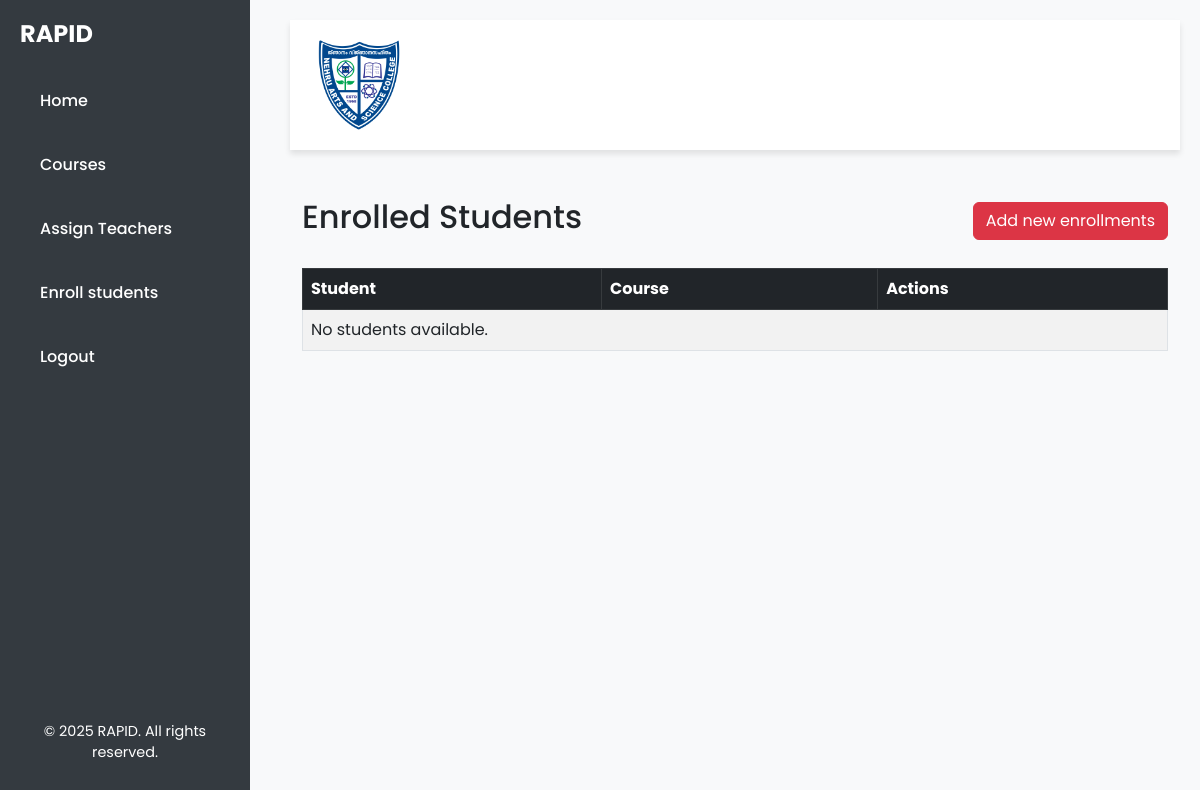
Before: /enrollments-list/ with the older database file.
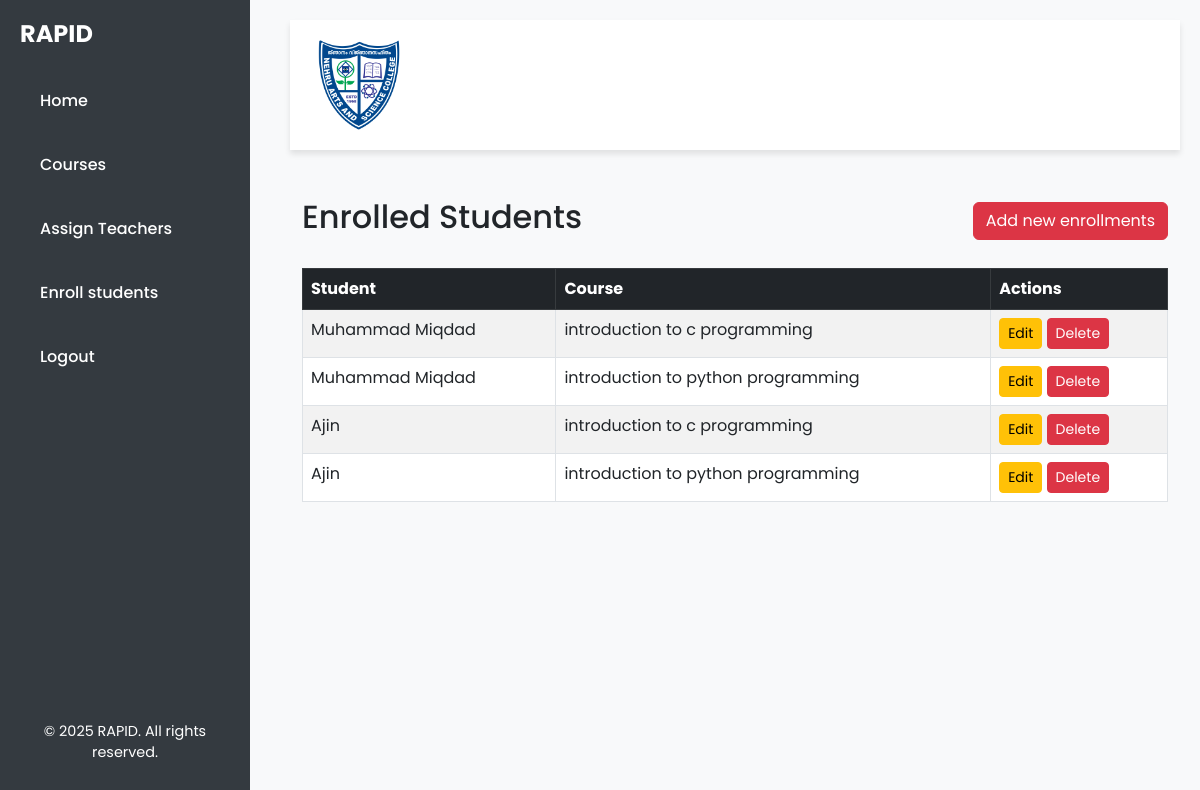
After: the same page with the newer database file.
### rapid/models.py (models this page shows, shortened)
class StudentCourse(models.Model):
    id = models.AutoField(primary_key=True)
    student_id = models.ForeignKey(Student, on_delete=models.CASCADE)
    course_id=models.ForeignKey(Course, on_delete=models.CASCADE)
    class Meta:
        db_table = 'student_course'  # Custom table name
        unique_together = ('student_id', 'course_id')  # Prevent duplicate entries for the same student and course
        verbose_name = 'Student Course'
        verbose_name_plural = 'Student Courses'

class Student(models.Model):
    student_id = models.AutoField(primary_key=True)
    student_name = models.CharField(max_length=100)
    student_register_number = models.CharField(max_length=20, unique=True)
    student_admission_number = models.CharField(max_length=20, unique=True)
    student_roll_number = models.CharField(max_length=20, unique=True)
    gender = models.CharField(max_length=10, choices=[('Male', 'Male'), ('Female', 'Female'), ('Other', 'Other')])
    program_id = models.ForeignKey(Program, on_delete=models.CASCADE)
    department_id = models.ForeignKey(Department, on_delete=models.CASCADE, null=True, blank=True)
    def __str__(self):
        return self.student_name

class Course(models.Model):
    course_id = models.AutoField(primary_key=True)
    course_code = models.CharField(max_length=20, unique=True)
    course_title = models.CharField(max_length=100)
    credit = models.DecimalField(max_digits=4, decimal_places=2)
    department_id = models.ForeignKey(Department, on_delete=models.CASCADE)
    strength = models.IntegerField()
    year_offered = models.IntegerField(null=True, blank=True)
    def __str__(self):
        return self.course_title

### rapid/views.py (the view)
# urls.py: path('enrollments-list/', views.enroll_student_list, name='enroll_student_list'),
def enroll_student_list(request):
    enrollments = StudentCourse.objects.select_related('student_id', 'course_id').all()
    return render(request, 'rapid/enroll_student_list.html', {'enrollments': enrollments})

### rapid/templates/rapid/enroll_student_list.html (shortened to what this page needs)
{% extends "base.html" %}
{% block content %}
<div class="container mt-5">
    <div class="d-flex justify-content-between align-items-center mb-4">
        <h2>Enrolled Students</h2>
        <a href="/add-enrollments/" class="btn btn-danger">Add new enrollments</a>
    </div>
    <div class="table-responsive">
        <table class="table table-bordered table-striped">
            <thead class="table-dark">
                <tr>
                    <th>Student</th>
                    <th>Course</th>
                    <th>Actions</th>
                </tr>
            </thead>
            <tbody>
                {% for enrollment in enrollments %}
                <tr>
                    <td>{{ enrollment.student_id }}</td>
                    <td>{{ enrollment.course_id }}</td>
                    <td>
                        <a href="{% url 'edit_studentCourse' enrollment.pk %}" class="btn btn-warning btn-sm">Edit</a>
                        <a href="{% url 'delete_studentCourse' enrollment.id %}" onclick="return confirm('Are you sure you want to delete this student?');" class="btn btn-danger btn-sm">Delete</a>
                    </td>
                </tr>
                {% empty %}
                <tr>
                    <td colspan="4">No students available.</td>
                </tr>
                {% endfor %}
            </tbody>
        </table>
    </div>
</div>
{% endblock %}

Changed rows visible on the page:
added StudentCourse: student_id "Muhammad Miqdad", course_id "introduction to c programming"
added StudentCourse: student_id "Muhammad Miqdad", course_id "introduction to python programming"
added StudentCourse: student_id "Ajin", course_id "introduction to c programming"
added StudentCourse: student_id "Ajin", course_id "introduction to python programming"
Other visible differences:
text no longer shown: "No students available."
